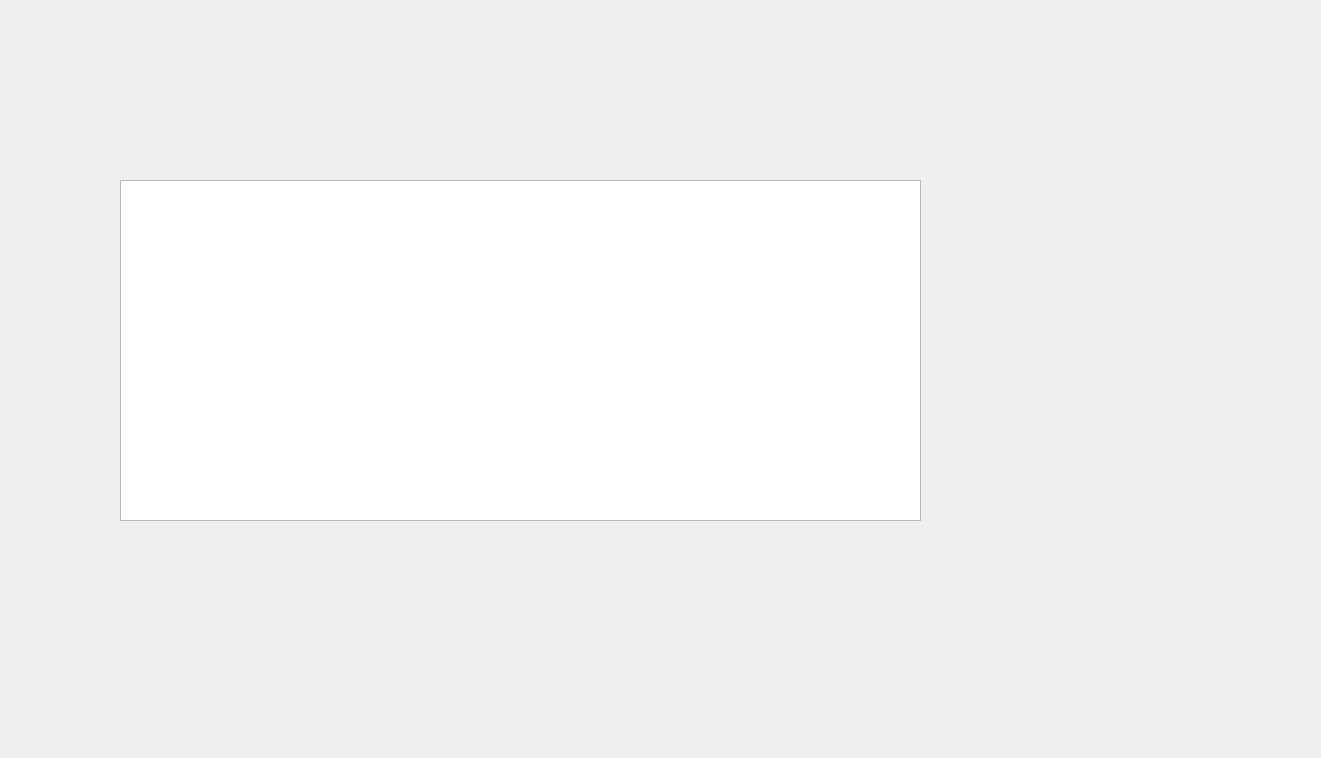
<?xml version="1.0" encoding="UTF-8"?>
<ui version="4.0">
 <class>Form</class>
 <widget class="QWidget" name="Form">
  <property name="geometry">
   <rect>
    <x>0</x>
    <y>0</y>
    <width>1321</width>
    <height>758</height>
   </rect>
  </property>
  <property name="windowTitle">
   <string>Form</string>
  </property>
  <widget class="Mytable_widget" name="tableWidget">
   <property name="geometry">
    <rect>
     <x>120</x>
     <y>180</y>
     <width>801</width>
     <height>341</height>
    </rect>
   </property>
  </widget>
 </widget>
 <customwidgets>
  <customwidget>
   <class>Mytable_widget</class>
   <extends>QTableWidget</extends>
   <header>往Qwidget中拖图片_pane</header>
  </customwidget>
 </customwidgets>
 <resources/>
 <connections/>
</ui>
